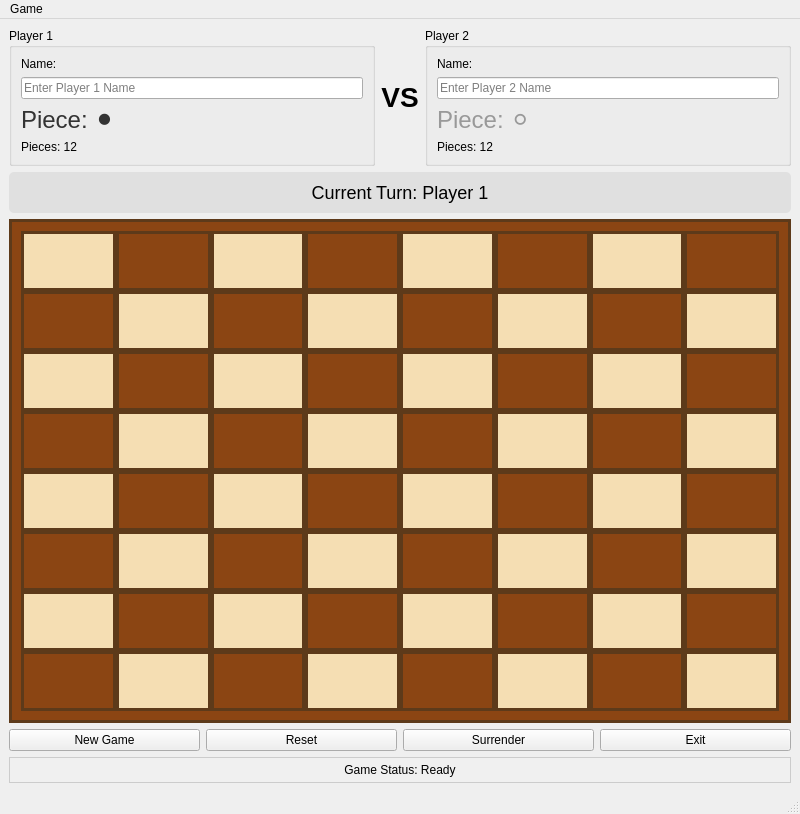
<?xml version="1.0" encoding="UTF-8"?>
<ui version="4.0">
 <class>CheckersWindow</class>
 <widget class="QMainWindow" name="CheckersWindow">
  <property name="geometry">
   <rect>
    <x>0</x>
    <y>0</y>
    <width>800</width>
    <height>700</height>
   </rect>
  </property>
  <property name="windowTitle">
   <string>Checkers Game</string>
  </property>
  <property name="enabled">
   <bool>true</bool>
  </property>
  <widget class="QWidget" name="centralWidget">
   <layout class="QVBoxLayout" name="mainLayout">
    <!-- Players Info Section -->
    <item>
     <layout class="QHBoxLayout" name="playersLayout">
      <item>
       <widget class="QGroupBox" name="player1Group">
        <property name="title">
         <string>Player 1</string>
        </property>
        <property name="enabled">
         <bool>true</bool>
        </property>
        <layout class="QVBoxLayout" name="player1Layout">
         <item>
          <widget class="QLabel" name="player1NameLabel">
           <property name="text">
            <string>Name:</string>
           </property>
          </widget>
         </item>
         <item>
          <widget class="QLineEdit" name="player1NameEdit">
           <property name="placeholderText">
            <string>Enter Player 1 Name</string>
           </property>
           <property name="enabled">
            <bool>true</bool>
           </property>
          </widget>
         </item>
         <item>
          <widget class="QLabel" name="player1PieceLabel">
           <property name="text">
            <string>Piece: ⚫</string>
           </property>
           <property name="styleSheet">
            <string>font-size: 24px; color: #333;</string>
           </property>
          </widget>
         </item>
         <item>
          <widget class="QLabel" name="player1ScoreLabel">
           <property name="text">
            <string>Pieces: 12</string>
           </property>
          </widget>
         </item>
        </layout>
       </widget>
      </item>
      <item>
       <widget class="QLabel" name="vsLabel">
        <property name="text">
         <string>VS</string>
        </property>
        <property name="alignment">
         <set>Qt::AlignCenter</set>
        </property>
        <property name="styleSheet">
         <string>font-size: 28px; font-weight: bold;</string>
        </property>
       </widget>
      </item>
      <item>
       <widget class="QGroupBox" name="player2Group">
        <property name="title">
         <string>Player 2</string>
        </property>
        <property name="enabled">
         <bool>true</bool>
        </property>
        <layout class="QVBoxLayout" name="player2Layout">
         <item>
          <widget class="QLabel" name="player2NameLabel">
           <property name="text">
            <string>Name:</string>
           </property>
          </widget>
         </item>
         <item>
          <widget class="QLineEdit" name="player2NameEdit">
           <property name="placeholderText">
            <string>Enter Player 2 Name</string>
           </property>
           <property name="enabled">
            <bool>true</bool>
           </property>
          </widget>
         </item>
         <item>
          <widget class="QLabel" name="player2PieceLabel">
           <property name="text">
            <string>Piece: ⚪</string>
           </property>
           <property name="styleSheet">
            <string>font-size: 24px; color: #999;</string>
           </property>
          </widget>
         </item>
         <item>
          <widget class="QLabel" name="player2ScoreLabel">
           <property name="text">
            <string>Pieces: 12</string>
           </property>
          </widget>
         </item>
        </layout>
       </widget>
      </item>
     </layout>
    </item>
    <!-- Turn Indicator -->
    <item>
     <widget class="QLabel" name="turnIndicator">
      <property name="text">
       <string>Current Turn: Player 1</string>
      </property>
      <property name="alignment">
       <set>Qt::AlignCenter</set>
      </property>
      <property name="styleSheet">
       <string>font-size: 18px; padding: 10px; background-color: #e0e0e0; border-radius: 5px;</string>
      </property>
     </widget>
    </item>
    <!-- Game Board 8x8 -->
    <item>
     <widget class="QFrame" name="boardFrame">
      <property name="enabled">
       <bool>true</bool>
      </property>
      <property name="styleSheet">
       <string>background-color: #8B4513; border: 3px solid #5D3A1A;</string>
      </property>
      <layout class="QGridLayout" name="boardGrid">
       <property name="spacing">
        <number>0</number>
       </property>
       <!-- Row 0 -->
       <item row="0" column="0"><widget class="QPushButton" name="cell_0_0"><property name="minimumSize"><size><width>60</width><height>60</height></size></property><property name="enabled"><bool>true</bool></property><property name="styleSheet"><string>background-color: #F5DEB3;</string></property></widget></item>
       <item row="0" column="1"><widget class="QPushButton" name="cell_0_1"><property name="minimumSize"><size><width>60</width><height>60</height></size></property><property name="enabled"><bool>true</bool></property><property name="styleSheet"><string>background-color: #8B4513;</string></property></widget></item>
       <item row="0" column="2"><widget class="QPushButton" name="cell_0_2"><property name="minimumSize"><size><width>60</width><height>60</height></size></property><property name="enabled"><bool>true</bool></property><property name="styleSheet"><string>background-color: #F5DEB3;</string></property></widget></item>
       <item row="0" column="3"><widget class="QPushButton" name="cell_0_3"><property name="minimumSize"><size><width>60</width><height>60</height></size></property><property name="enabled"><bool>true</bool></property><property name="styleSheet"><string>background-color: #8B4513;</string></property></widget></item>
       <item row="0" column="4"><widget class="QPushButton" name="cell_0_4"><property name="minimumSize"><size><width>60</width><height>60</height></size></property><property name="enabled"><bool>true</bool></property><property name="styleSheet"><string>background-color: #F5DEB3;</string></property></widget></item>
       <item row="0" column="5"><widget class="QPushButton" name="cell_0_5"><property name="minimumSize"><size><width>60</width><height>60</height></size></property><property name="enabled"><bool>true</bool></property><property name="styleSheet"><string>background-color: #8B4513;</string></property></widget></item>
       <item row="0" column="6"><widget class="QPushButton" name="cell_0_6"><property name="minimumSize"><size><width>60</width><height>60</height></size></property><property name="enabled"><bool>true</bool></property><property name="styleSheet"><string>background-color: #F5DEB3;</string></property></widget></item>
       <item row="0" column="7"><widget class="QPushButton" name="cell_0_7"><property name="minimumSize"><size><width>60</width><height>60</height></size></property><property name="enabled"><bool>true</bool></property><property name="styleSheet"><string>background-color: #8B4513;</string></property></widget></item>
       <!-- Row 1 -->
       <item row="1" column="0"><widget class="QPushButton" name="cell_1_0"><property name="minimumSize"><size><width>60</width><height>60</height></size></property><property name="enabled"><bool>true</bool></property><property name="styleSheet"><string>background-color: #8B4513;</string></property></widget></item>
       <item row="1" column="1"><widget class="QPushButton" name="cell_1_1"><property name="minimumSize"><size><width>60</width><height>60</height></size></property><property name="enabled"><bool>true</bool></property><property name="styleSheet"><string>background-color: #F5DEB3;</string></property></widget></item>
       <item row="1" column="2"><widget class="QPushButton" name="cell_1_2"><property name="minimumSize"><size><width>60</width><height>60</height></size></property><property name="enabled"><bool>true</bool></property><property name="styleSheet"><string>background-color: #8B4513;</string></property></widget></item>
       <item row="1" column="3"><widget class="QPushButton" name="cell_1_3"><property name="minimumSize"><size><width>60</width><height>60</height></size></property><property name="enabled"><bool>true</bool></property><property name="styleSheet"><string>background-color: #F5DEB3;</string></property></widget></item>
       <item row="1" column="4"><widget class="QPushButton" name="cell_1_4"><property name="minimumSize"><size><width>60</width><height>60</height></size></property><property name="enabled"><bool>true</bool></property><property name="styleSheet"><string>background-color: #8B4513;</string></property></widget></item>
       <item row="1" column="5"><widget class="QPushButton" name="cell_1_5"><property name="minimumSize"><size><width>60</width><height>60</height></size></property><property name="enabled"><bool>true</bool></property><property name="styleSheet"><string>background-color: #F5DEB3;</string></property></widget></item>
       <item row="1" column="6"><widget class="QPushButton" name="cell_1_6"><property name="minimumSize"><size><width>60</width><height>60</height></size></property><property name="enabled"><bool>true</bool></property><property name="styleSheet"><string>background-color: #8B4513;</string></property></widget></item>
       <item row="1" column="7"><widget class="QPushButton" name="cell_1_7"><property name="minimumSize"><size><width>60</width><height>60</height></size></property><property name="enabled"><bool>true</bool></property><property name="styleSheet"><string>background-color: #F5DEB3;</string></property></widget></item>
       <!-- Row 2 -->
       <item row="2" column="0"><widget class="QPushButton" name="cell_2_0"><property name="minimumSize"><size><width>60</width><height>60</height></size></property><property name="enabled"><bool>true</bool></property><property name="styleSheet"><string>background-color: #F5DEB3;</string></property></widget></item>
       <item row="2" column="1"><widget class="QPushButton" name="cell_2_1"><property name="minimumSize"><size><width>60</width><height>60</height></size></property><property name="enabled"><bool>true</bool></property><property name="styleSheet"><string>background-color: #8B4513;</string></property></widget></item>
       <item row="2" column="2"><widget class="QPushButton" name="cell_2_2"><property name="minimumSize"><size><width>60</width><height>60</height></size></property><property name="enabled"><bool>true</bool></property><property name="styleSheet"><string>background-color: #F5DEB3;</string></property></widget></item>
       <item row="2" column="3"><widget class="QPushButton" name="cell_2_3"><property name="minimumSize"><size><width>60</width><height>60</height></size></property><property name="enabled"><bool>true</bool></property><property name="styleSheet"><string>background-color: #8B4513;</string></property></widget></item>
       <item row="2" column="4"><widget class="QPushButton" name="cell_2_4"><property name="minimumSize"><size><width>60</width><height>60</height></size></property><property name="enabled"><bool>true</bool></property><property name="styleSheet"><string>background-color: #F5DEB3;</string></property></widget></item>
       <item row="2" column="5"><widget class="QPushButton" name="cell_2_5"><property name="minimumSize"><size><width>60</width><height>60</height></size></property><property name="enabled"><bool>true</bool></property><property name="styleSheet"><string>background-color: #8B4513;</string></property></widget></item>
       <item row="2" column="6"><widget class="QPushButton" name="cell_2_6"><property name="minimumSize"><size><width>60</width><height>60</height></size></property><property name="enabled"><bool>true</bool></property><property name="styleSheet"><string>background-color: #F5DEB3;</string></property></widget></item>
       <item row="2" column="7"><widget class="QPushButton" name="cell_2_7"><property name="minimumSize"><size><width>60</width><height>60</height></size></property><property name="enabled"><bool>true</bool></property><property name="styleSheet"><string>background-color: #8B4513;</string></property></widget></item>
       <!-- Row 3 -->
       <item row="3" column="0"><widget class="QPushButton" name="cell_3_0"><property name="minimumSize"><size><width>60</width><height>60</height></size></property><property name="enabled"><bool>true</bool></property><property name="styleSheet"><string>background-color: #8B4513;</string></property></widget></item>
       <item row="3" column="1"><widget class="QPushButton" name="cell_3_1"><property name="minimumSize"><size><width>60</width><height>60</height></size></property><property name="enabled"><bool>true</bool></property><property name="styleSheet"><string>background-color: #F5DEB3;</string></property></widget></item>
       <item row="3" column="2"><widget class="QPushButton" name="cell_3_2"><property name="minimumSize"><size><width>60</width><height>60</height></size></property><property name="enabled"><bool>true</bool></property><property name="styleSheet"><string>background-color: #8B4513;</string></property></widget></item>
       <item row="3" column="3"><widget class="QPushButton" name="cell_3_3"><property name="minimumSize"><size><width>60</width><height>60</height></size></property><property name="enabled"><bool>true</bool></property><property name="styleSheet"><string>background-color: #F5DEB3;</string></property></widget></item>
       <item row="3" column="4"><widget class="QPushButton" name="cell_3_4"><property name="minimumSize"><size><width>60</width><height>60</height></size></property><property name="enabled"><bool>true</bool></property><property name="styleSheet"><string>background-color: #8B4513;</string></property></widget></item>
       <item row="3" column="5"><widget class="QPushButton" name="cell_3_5"><property name="minimumSize"><size><width>60</width><height>60</height></size></property><property name="enabled"><bool>true</bool></property><property name="styleSheet"><string>background-color: #F5DEB3;</string></property></widget></item>
       <item row="3" column="6"><widget class="QPushButton" name="cell_3_6"><property name="minimumSize"><size><width>60</width><height>60</height></size></property><property name="enabled"><bool>true</bool></property><property name="styleSheet"><string>background-color: #8B4513;</string></property></widget></item>
       <item row="3" column="7"><widget class="QPushButton" name="cell_3_7"><property name="minimumSize"><size><width>60</width><height>60</height></size></property><property name="enabled"><bool>true</bool></property><property name="styleSheet"><string>background-color: #F5DEB3;</string></property></widget></item>
       <!-- Row 4 -->
       <item row="4" column="0"><widget class="QPushButton" name="cell_4_0"><property name="minimumSize"><size><width>60</width><height>60</height></size></property><property name="enabled"><bool>true</bool></property><property name="styleSheet"><string>background-color: #F5DEB3;</string></property></widget></item>
       <item row="4" column="1"><widget class="QPushButton" name="cell_4_1"><property name="minimumSize"><size><width>60</width><height>60</height></size></property><property name="enabled"><bool>true</bool></property><property name="styleSheet"><string>background-color: #8B4513;</string></property></widget></item>
       <item row="4" column="2"><widget class="QPushButton" name="cell_4_2"><property name="minimumSize"><size><width>60</width><height>60</height></size></property><property name="enabled"><bool>true</bool></property><property name="styleSheet"><string>background-color: #F5DEB3;</string></property></widget></item>
       <item row="4" column="3"><widget class="QPushButton" name="cell_4_3"><property name="minimumSize"><size><width>60</width><height>60</height></size></property><property name="enabled"><bool>true</bool></property><property name="styleSheet"><string>background-color: #8B4513;</string></property></widget></item>
       <item row="4" column="4"><widget class="QPushButton" name="cell_4_4"><property name="minimumSize"><size><width>60</width><height>60</height></size></property><property name="enabled"><bool>true</bool></property><property name="styleSheet"><string>background-color: #F5DEB3;</string></property></widget></item>
       <item row="4" column="5"><widget class="QPushButton" name="cell_4_5"><property name="minimumSize"><size><width>60</width><height>60</height></size></property><property name="enabled"><bool>true</bool></property><property name="styleSheet"><string>background-color: #8B4513;</string></property></widget></item>
       <item row="4" column="6"><widget class="QPushButton" name="cell_4_6"><property name="minimumSize"><size><width>60</width><height>60</height></size></property><property name="enabled"><bool>true</bool></property><property name="styleSheet"><string>background-color: #F5DEB3;</string></property></widget></item>
       <item row="4" column="7"><widget class="QPushButton" name="cell_4_7"><property name="minimumSize"><size><width>60</width><height>60</height></size></property><property name="enabled"><bool>true</bool></property><property name="styleSheet"><string>background-color: #8B4513;</string></property></widget></item>
       <!-- Row 5 -->
       <item row="5" column="0"><widget class="QPushButton" name="cell_5_0"><property name="minimumSize"><size><width>60</width><height>60</height></size></property><property name="enabled"><bool>true</bool></property><property name="styleSheet"><string>background-color: #8B4513;</string></property></widget></item>
       <item row="5" column="1"><widget class="QPushButton" name="cell_5_1"><property name="minimumSize"><size><width>60</width><height>60</height></size></property><property name="enabled"><bool>true</bool></property><property name="styleSheet"><string>background-color: #F5DEB3;</string></property></widget></item>
       <item row="5" column="2"><widget class="QPushButton" name="cell_5_2"><property name="minimumSize"><size><width>60</width><height>60</height></size></property><property name="enabled"><bool>true</bool></property><property name="styleSheet"><string>background-color: #8B4513;</string></property></widget></item>
       <item row="5" column="3"><widget class="QPushButton" name="cell_5_3"><property name="minimumSize"><size><width>60</width><height>60</height></size></property><property name="enabled"><bool>true</bool></property><property name="styleSheet"><string>background-color: #F5DEB3;</string></property></widget></item>
       <item row="5" column="4"><widget class="QPushButton" name="cell_5_4"><property name="minimumSize"><size><width>60</width><height>60</height></size></property><property name="enabled"><bool>true</bool></property><property name="styleSheet"><string>background-color: #8B4513;</string></property></widget></item>
       <item row="5" column="5"><widget class="QPushButton" name="cell_5_5"><property name="minimumSize"><size><width>60</width><height>60</height></size></property><property name="enabled"><bool>true</bool></property><property name="styleSheet"><string>background-color: #F5DEB3;</string></property></widget></item>
       <item row="5" column="6"><widget class="QPushButton" name="cell_5_6"><property name="minimumSize"><size><width>60</width><height>60</height></size></property><property name="enabled"><bool>true</bool></property><property name="styleSheet"><string>background-color: #8B4513;</string></property></widget></item>
       <item row="5" column="7"><widget class="QPushButton" name="cell_5_7"><property name="minimumSize"><size><width>60</width><height>60</height></size></property><property name="enabled"><bool>true</bool></property><property name="styleSheet"><string>background-color: #F5DEB3;</string></property></widget></item>
       <!-- Row 6 -->
       <item row="6" column="0"><widget class="QPushButton" name="cell_6_0"><property name="minimumSize"><size><width>60</width><height>60</height></size></property><property name="enabled"><bool>true</bool></property><property name="styleSheet"><string>background-color: #F5DEB3;</string></property></widget></item>
       <item row="6" column="1"><widget class="QPushButton" name="cell_6_1"><property name="minimumSize"><size><width>60</width><height>60</height></size></property><property name="enabled"><bool>true</bool></property><property name="styleSheet"><string>background-color: #8B4513;</string></property></widget></item>
       <item row="6" column="2"><widget class="QPushButton" name="cell_6_2"><property name="minimumSize"><size><width>60</width><height>60</height></size></property><property name="enabled"><bool>true</bool></property><property name="styleSheet"><string>background-color: #F5DEB3;</string></property></widget></item>
       <item row="6" column="3"><widget class="QPushButton" name="cell_6_3"><property name="minimumSize"><size><width>60</width><height>60</height></size></property><property name="enabled"><bool>true</bool></property><property name="styleSheet"><string>background-color: #8B4513;</string></property></widget></item>
       <item row="6" column="4"><widget class="QPushButton" name="cell_6_4"><property name="minimumSize"><size><width>60</width><height>60</height></size></property><property name="enabled"><bool>true</bool></property><property name="styleSheet"><string>background-color: #F5DEB3;</string></property></widget></item>
       <item row="6" column="5"><widget class="QPushButton" name="cell_6_5"><property name="minimumSize"><size><width>60</width><height>60</height></size></property><property name="enabled"><bool>true</bool></property><property name="styleSheet"><string>background-color: #8B4513;</string></property></widget></item>
       <item row="6" column="6"><widget class="QPushButton" name="cell_6_6"><property name="minimumSize"><size><width>60</width><height>60</height></size></property><property name="enabled"><bool>true</bool></property><property name="styleSheet"><string>background-color: #F5DEB3;</string></property></widget></item>
       <item row="6" column="7"><widget class="QPushButton" name="cell_6_7"><property name="minimumSize"><size><width>60</width><height>60</height></size></property><property name="enabled"><bool>true</bool></property><property name="styleSheet"><string>background-color: #8B4513;</string></property></widget></item>
       <!-- Row 7 -->
       <item row="7" column="0"><widget class="QPushButton" name="cell_7_0"><property name="minimumSize"><size><width>60</width><height>60</height></size></property><property name="enabled"><bool>true</bool></property><property name="styleSheet"><string>background-color: #8B4513;</string></property></widget></item>
       <item row="7" column="1"><widget class="QPushButton" name="cell_7_1"><property name="minimumSize"><size><width>60</width><height>60</height></size></property><property name="enabled"><bool>true</bool></property><property name="styleSheet"><string>background-color: #F5DEB3;</string></property></widget></item>
       <item row="7" column="2"><widget class="QPushButton" name="cell_7_2"><property name="minimumSize"><size><width>60</width><height>60</height></size></property><property name="enabled"><bool>true</bool></property><property name="styleSheet"><string>background-color: #8B4513;</string></property></widget></item>
       <item row="7" column="3"><widget class="QPushButton" name="cell_7_3"><property name="minimumSize"><size><width>60</width><height>60</height></size></property><property name="enabled"><bool>true</bool></property><property name="styleSheet"><string>background-color: #F5DEB3;</string></property></widget></item>
       <item row="7" column="4"><widget class="QPushButton" name="cell_7_4"><property name="minimumSize"><size><width>60</width><height>60</height></size></property><property name="enabled"><bool>true</bool></property><property name="styleSheet"><string>background-color: #8B4513;</string></property></widget></item>
       <item row="7" column="5"><widget class="QPushButton" name="cell_7_5"><property name="minimumSize"><size><width>60</width><height>60</height></size></property><property name="enabled"><bool>true</bool></property><property name="styleSheet"><string>background-color: #F5DEB3;</string></property></widget></item>
       <item row="7" column="6"><widget class="QPushButton" name="cell_7_6"><property name="minimumSize"><size><width>60</width><height>60</height></size></property><property name="enabled"><bool>true</bool></property><property name="styleSheet"><string>background-color: #8B4513;</string></property></widget></item>
       <item row="7" column="7"><widget class="QPushButton" name="cell_7_7"><property name="minimumSize"><size><width>60</width><height>60</height></size></property><property name="enabled"><bool>true</bool></property><property name="styleSheet"><string>background-color: #F5DEB3;</string></property></widget></item>
      </layout>
     </widget>
    </item>
    <!-- Control Buttons -->
    <item>
     <layout class="QHBoxLayout" name="controlsLayout">
      <item>
       <widget class="QPushButton" name="newGameBtn">
        <property name="text">
         <string>New Game</string>
        </property>
        <property name="enabled">
         <bool>true</bool>
        </property>
       </widget>
      </item>
      <item>
       <widget class="QPushButton" name="resetBtn">
        <property name="text">
         <string>Reset</string>
        </property>
        <property name="enabled">
         <bool>true</bool>
        </property>
       </widget>
      </item>
      <item>
       <widget class="QPushButton" name="surrenderBtn">
        <property name="text">
         <string>Surrender</string>
        </property>
        <property name="enabled">
         <bool>true</bool>
        </property>
       </widget>
      </item>
      <item>
       <widget class="QPushButton" name="exitBtn">
        <property name="text">
         <string>Exit</string>
        </property>
        <property name="enabled">
         <bool>true</bool>
        </property>
       </widget>
      </item>
     </layout>
    </item>
    <!-- Status Bar -->
    <item>
     <widget class="QLabel" name="statusLabel">
      <property name="text">
       <string>Game Status: Ready</string>
      </property>
      <property name="alignment">
       <set>Qt::AlignCenter</set>
      </property>
      <property name="styleSheet">
       <string>padding: 5px; background-color: #f0f0f0; border: 1px solid #ccc;</string>
      </property>
     </widget>
    </item>
   </layout>
  </widget>
  <widget class="QMenuBar" name="menuBar">
   <property name="geometry">
    <rect>
     <x>0</x>
     <y>0</y>
     <width>800</width>
     <height>22</height>
    </rect>
   </property>
   <widget class="QMenu" name="menuGame">
    <property name="title">
     <string>Game</string>
    </property>
    <addaction name="actionNewGame"/>
    <addaction name="actionExit"/>
   </widget>
   <addaction name="menuGame"/>
  </widget>
  <widget class="QStatusBar" name="statusBar"/>
  <action name="actionNewGame">
   <property name="text">
    <string>New Game</string>
   </property>
  </action>
  <action name="actionExit">
   <property name="text">
    <string>Exit</string>
   </property>
  </action>
 </widget>
 <resources/>
 <connections/>
</ui>
